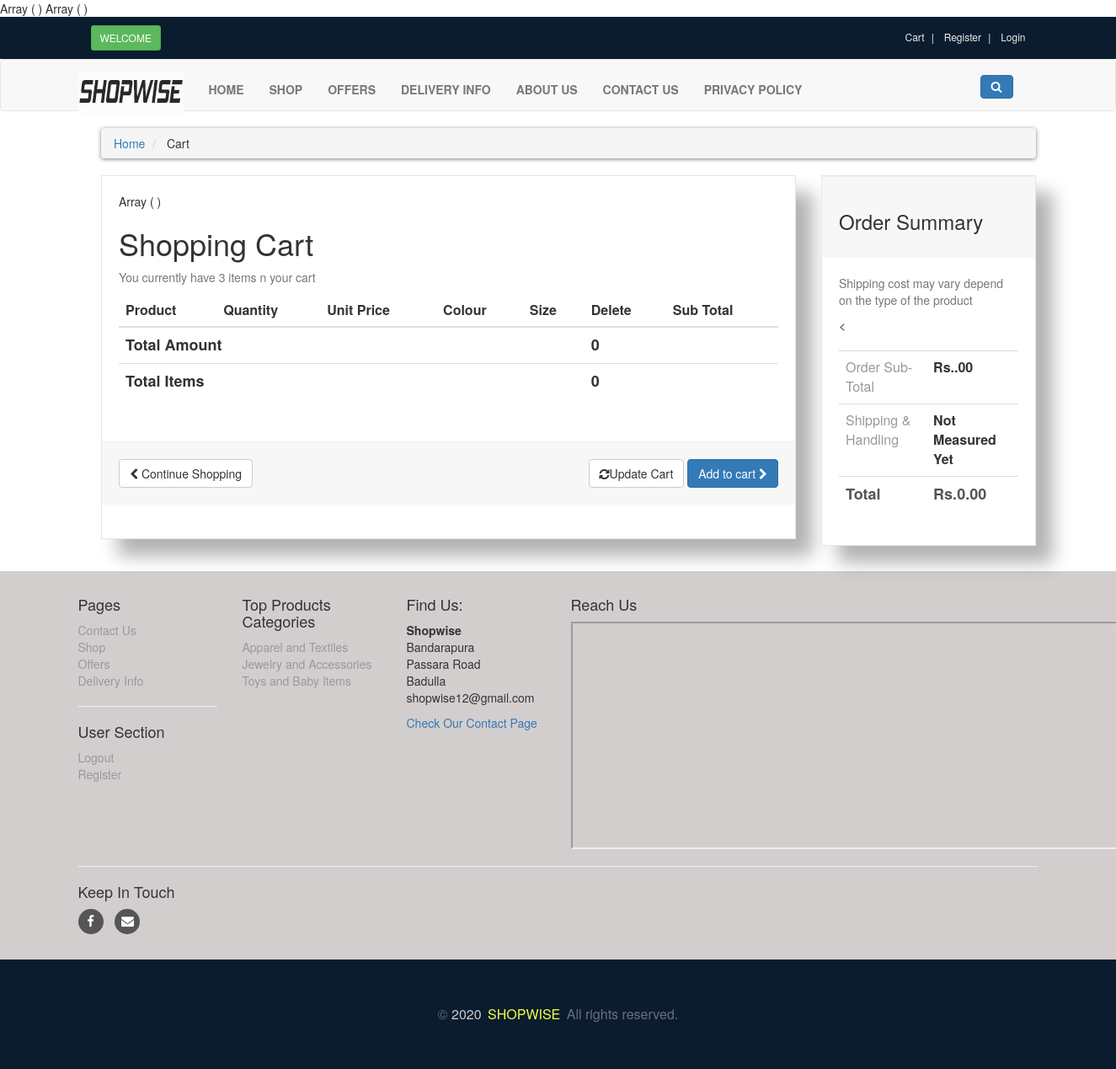
The page /customer/wishMy.php on the database its author committed.
### tables this page shows
CREATE TABLE IF NOT EXISTS `category` (
  `Cat_ID` int(50) NOT NULL,
  `Cat_Name` varchar(255) NOT NULL,
  PRIMARY KEY (`Cat_ID`)
);

### customer/wishMy.php (the view, shortened to what this page needs)
<?php
print_r ($_SESSION["wish"]);
print_r($_SESSION["item1"]);
?>
<!DOCTYPE html>
<html lang="en">
<head>
    <link rel="stylesheet" href="style.css">
    <link rel="stylesheet" href="https://maxcdn.bootstrapcdn.com/bootstrap/3.4.1/css/bootstrap.min.css">
    <link rel="stylesheet" href="https://cdnjs.cloudflare.com/ajax/libs/font-awesome/4.7.0/css/font-awesome.min.css">
</head>
<body>
<?php
include("includes/db.php");
?>
<div id="top">
  <div class="container">
    <div class="col-md-6 offer">
      <a href="#" class="btn btn-success btn-sm">Welcome</a>
    </div>
    <div class="col-md-6">
        <ul class="menu">
            <li>
              <a href="cart.php">Cart</a>
            </li>
            <li>
              <a href="customer_register.php">Register</a>
            </li>
            <li>
              <a href="../Login.php">Login</a>
            </li>
        </ul>
    </div>
  </div>
</div>
<div id="navbar" class="navbar navbar-default">
  <div class="container">
       <div class="navbar-header">
        <a href="index.php" class="navbar-brand home">
          <img src="imgs/logo/desktop.jpg" alt="shopwise logo" class="hidden-xs">
        </a>
       </div>
       <div class="navbar-collapse collapse" id="navigation">
              <div class="padding-nav">
                  <ul class="nav navbar-nav left">
                      <li class="<?php if($active=='Home') echo"active";  ?>">
                      <a href="index.php?home">Home</a>
                      </li>
                      <li class="<?php if($active=='Shop') echo"active";  ?>">
                      <a href="shop.php?home">Shop</a>
                      </li>
                      <li class="<?php if($active=='Offers') echo"active";  ?>">
                      <a href="offers.php?home">Offers</a>
                      </li>
                      <li class="<?php if($active=='Delivery Info') echo"active";  ?>">
                       <a href="delivery_information.php">Delivery Info</a>
                      </li>
                      <li class="<?php if($active=='About Us') echo"active";  ?>">
                       <a href="about_us.php">About Us</a>
                      </li>
                      <li class="<?php if($active=='Contact Us') echo"active";  ?>">
                        <a href="contact.php">Contact Us</a>
                      </li>
                      <li class="<?php if($active=='Privacy Policy') echo"active";  ?>">
                        <a href="privacy_policy.php">Privacy Policy</a>
                    </li>
                  </ul>
              </div>
            <div class="navbar-collapse collapse right">
                  <button class="btn btn-primary navbar-btn" type="button" data-toggle="collapse" data-target="#search">
                      <i class="fa fa-search"></i>
                  </button>
            </div>
        </div>
  </div>
</div>
<div id="content">
    <div class="container">
        <div class="col-md-12">
                <ul class="breadcrumb">
                    <li>
                        <a href="index.php">Home</a>
                    </li>
                    <li>
                        Cart
                    </li>
                </ul>
        </div>
        <div id="cart" class="col-md-9">
            <div class="box">
                <form action=<?php
							if(isset($_SESSION["user"])){
							echo "cart.php";}
							else{
                            echo "../login.php";}
							?>      method="post" enctype="multipart/form-data">
                <?php print_r ($_SESSION["wish"] );?>
                    <h1>Shopping Cart</h1>
                    <p class="text-muted">You currently have 3 items n your cart</p>
                    <div class="table-responsive">
                        <table class="table">
                            <thead>
                                <tr>
                                    <th colspan="2">Product</th>
                                    <th>Quantity</th>
                                    <th>Unit Price</th>
                                    <th>Colour</th>
                                    <th>Size</th>
                                    <th colspan="1">Delete </th>
                                    <th colspan="2">Sub Total</th>
                                </tr>
                            </thead>
                            <?php
                            $totAmount1=0;
							?>
					<?php
					$TotAmount1=0;
					$TotItem=0;
					?>
                            <tfoot>
                                <tr>
                                   <th colspan="5">Total Items<th>
                                   <th colspan="2"><?php echo $TotItem;?><th>
                                </tr>
                            </tfoot>
                            <tfoot>
                                <tr>
                                   <th colspan="5">Total Amount<th>
                                   <th colspan="2"><?php echo $TotAmount1;?><th>
                                </tr>
                            </tfoot>
                        </table>
                    </div>
                    <div class="box-footer">
                        <div class="pull-left">
                            <a href="shop.php" class="btn btn-default">
                                    <i class="fa fa-chevron-left"></i> Continue Shopping
                            </a>
                        </div>
                        <div class="pull-right">
                            <button type="submit" name="update" value="Update Cart" class="btn btn-default">
                                    <i class="fa fa-refresh"></i>Update Cart
                            </button>
                                <button name="Checkout"  class="btn btn-primary">
								Add to cart <i class="fa fa-chevron-right"></i>
								</button>
                        </div>
                    </div>
                </form>
            </div>
        </div>
        <div class="col-md-3">
            <div id="order-summary" class="box">
                <div class="box-header">
                    <h3>Order Summary</h3>
                </div>
                <p class="text-muted">
                    Shipping cost may vary depend on the  type of the product
                </p>
                <div class="table-responsive">
                        <table class="table">
                            <tbody>
                                <tr>
                                    <td> Order Sub-Total</td>
                                    <th> Rs.<?php echo $_SESSION["totAmount1"];?>.00</th>
                                </tr>
                                <tr>
                                    <td> Shipping & Handling</td>
                                    <th> Not Measured Yet</th>
                                </tr>
                                <tr class="total">
                                    <td> Total</td>
                                    <th> Rs.<?php echo $totAmount1;?>.00</th>
                                </tr>
                            </tbody>
                        </table>
                </div>
            </div>
        </div>
        </div>
</div>
<?php
include("includes/footer.php");
?>
</body>
</html>

### customer/includes/footer.php (shortened to what this page needs)
<div id="footer">
    <div class="container">
        <div class="row">
            <div class="col-sm-6 col-md-2">
            <h4>Pages</h4>
                        <ul>
                            <li><a href="contact.php">Contact Us</a></li>
                            <li><a href="shop.php">Shop</a></li>
                            <li><a href="offers.php">Offers</a></li>
                            <li><a href="delivery_information.php">Delivery Info</a></li>
                        </ul>
                        <hr>
                        <h4>User Section</h4>
                        <ul>
                                <li><a href="../logout.php">Logout</a></li>
                                <li><a href="../customer_register.php">Register</a></li>
                        </ul>
            </div>
            <div class="com-sm-6 col-md-2">
                    <h4>Top Products Categories</h4>
                    <ul>
                    <?php
                        $get_cats = "select * from category";
                        $run_cats = mysqli_query($con, $get_cats);
                        while($row_cats=mysqli_fetch_array($run_cats)){
                            $cat_id = $row_cats['Cat_ID'];
                            $cat_name = $row_cats['Cat_Name'];
                            echo "
                                <li>
                                <a href='shop.php?p_cat=$cat_id'>
                                $cat_name
                                </a>
                                </li>
                            ";
                        }
                    ?>
                    </ul>
            </div>
            <div class="col-sm-6 col-md-2">
                    <h4>Find Us:</h4>
                    <p>
                            <strong>Shopwise</strong>
                            <br/>Bandarapura
                            <br/>Passara Road
                            <br/>Badulla
                            <br/>shopwise12@gmail.com
                    </p>
                    <a href="contact.php">Check Our Contact Page</a>
            </div>
            <div class="col-sm-6 col-md-2">
            <h4>Reach Us</h4>
                <iframe src="https://www.google.com/maps/d/u/0/embed?mid=1VUBef-zntwhO4sBlQeEM16c5Tdq2-hR9" width="700" height="270"></iframe>
                </div></div>
                <div class="col-sm-6 col-md-2">
                        </div>
                    <hr>
                    <h4>Keep In Touch</h4>
                    <p class="social">
                        <a href="https://www.facebook.com/"class="fa fa-facebook"></a>
                        <a href="https://mail.google.com/"class="fa fa-envelope"></a>
                    </p>
                </div>
        </div>
<div class="bottom section-padding">
			<div class="container">
				<div class="row">
					<div class="col-md-12 text-center">
						<div class="copyright">
							<p>© <span>2020</span> <a href="#" class="transition">SHOPWISE</a> All rights reserved.</p>
						</div>
					</div>
				</div>
			</div>
		</div>

### customer/style.css (style rules this page uses)
* body { font-size: 14px; line-height: 1.42857143; color: #333333; background: #f0f0f0; overflow-x: hidden; }
#top { background: #0a1c2e; padding: 10px 0; }
#top .offer { color: #ffffff; }
#top .offer .btn { text-transform: uppercase; }
#top a { color: white; }
#top ul.menu { padding-top: 5px; margin: 0px; text-align: right; font-size: 12px; list-style: none; }
#top ul.menu > li { display: inline-block; }
#top ul.menu > li a { color: #eeeeee; }
#top ul.menu > li + li:before { content: "|\00a0"; color: #f7f7f7; padding: 0 5px; }
.navbar { background: #ffffff; }
.navbar-collapse .right { float: right; }
.navbar-brand { float: left; padding: 10px 15px; font-size: 18px; line-height: 20px; height: 70px; }
.navbar ul.nav > li > a { text-transform: uppercase; font-weight: bold; font-size: 14px; }
.padding-nav { padding-top: 10px; }
.btn-primary { color: #333333; background: rgb(79,191,168); border-color: rgb(65, 179,156); }
.box { background: #ffffff; margin: 0 0 30px; border: solid 1px #e6e6e6; box-sizing: border-box; padding: 20px; box-shadow: 20px 20px 20px rgba(0, 0, 0, .3); }
#content { padding-left: 25px; }
.breadcrumb { padding: 8px 15px; margin-bottom: 20px; background: #ffffff; border-radius: 5px; box-shadow: 0px 1px 5px rgba(0, 0, 0, .5); }
.breadcrumb > li + li:before { content: ">\00a0"; color: #cccccc; }
#content #cart .table tfoot { font-size: 18px; }
.box .box-footer { background-color: #f7f7f7; margin: 30px -20px 20px; padding: 20px; border-top: 1px solid #eeeeee; }
.box .box-footer::before, .box .box-footer::after { content: ""; display: table; }
.box .box-footer::after { clear: both; }
.box .box-header { background-color: #f7f7f7; margin: -20px -20px 20px; padding: 20px; border-top: 1px solid #eeeeee; }
#content #order-summary table { margin-top: 20px; }
#content #order-summary table td { color: #999999; }
#content #order-summary table tr.total td, #content #order-summary table tr.total th { font-size: 18px; color: #555555; font-weight: 700; }
#footer { background: #d3cece; padding: 20px 0; }
#footer a { text-decoration: none; }
#footer ul { list-style: none; padding-left: 0px; }
#footer ul a { color: #999999; padding: 20px 0; text-decoration: none; }
#footer .social { text-align: left; }
#footer .social a { margin: 0px 10px 0px 0px; display: inline-block; color: #ffffff; width: 30px; height: 30px; border-radius: 15px; line-height: 30px; font-size: 15px; text-align: center; vertical-align: bottom; background: #555555; text-decoration: none; }
.section-padding { padding: 40px 0; }
.bottom { background-color: #0a1c2e; }
.bottom .copyright { color: #e5e5e5; font-weight: 600; }
.copyright a { color: #f2ff49; margin-left: 3px; padding-right: 3px; }
.bottom p { margin-bottom: 0; line-height: 50px; font-size: 16px; font-weight: 400; }
.copyright p span { color: #d1caca; }
.bottom .copyright p, .bottom .copyright a:hover { color: #6c6d83; }

### rows shown on the page
category: Cat_Name "Apparel and Textiles"
category: Cat_Name "Jewelry and Accessories"
category: Cat_Name "Toys and Baby Items"

### other values the page prints
$TotItem "0"
$TotAmount1 "0"
$totAmount1 "0"
